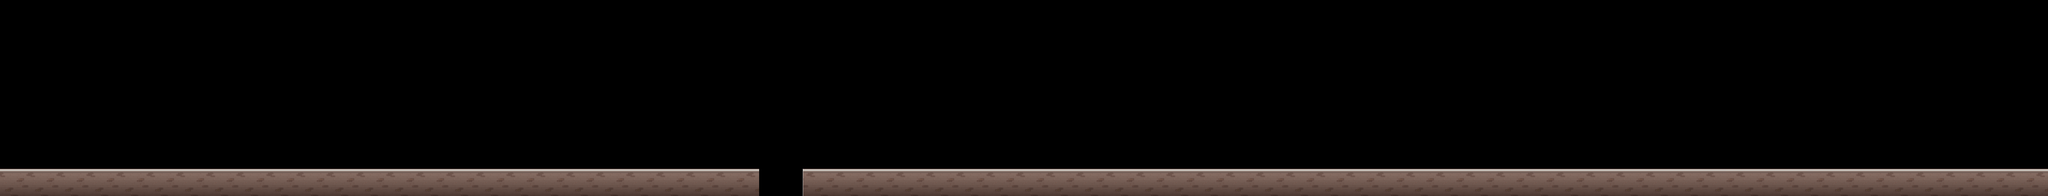

This is a level from a 2D game, rendered from its Tiled map with the project's own tilesets. A one-line summary and the map file follow, with tile-layer data summarised:
An orthogonal 375x36 tile map with 20x20 px tiles, 6 tile layers (background, mob1, mob2, object, ...), 6 tilesets.

<map version="1.0" orientation="orthogonal" width="375" height="36" tilewidth="20" tileheight="20">
 <tileset firstgid="1" name="tile" tilewidth="20" tileheight="20">
  <image source="tile.png" width="7500" height="720" />
 </tileset>
 <tileset firstgid="13501" name="monster_check1" tilewidth="20" tileheight="20">
  <image source="monster_check1.png" width="20" height="20" />
  <tile id="0">
   <properties>
    <property name="check" value="1" />
   </properties>
  </tile>
 </tileset>
 <tileset firstgid="13502" name="monster_check2" tilewidth="20" tileheight="20">
  <image source="monster_check2.png" width="20" height="20" />
  <tile id="0">
   <properties>
    <property name="check" value="2" />
   </properties>
  </tile>
 </tileset>
 <tileset firstgid="13503" name="object_check" tilewidth="20" tileheight="20">
  <image source="object_check.png" width="20" height="20" />
  <tile id="0">
   <properties>
    <property name="check" value="3" />
   </properties>
  </tile>
 </tileset>
 <tileset firstgid="13504" name="floor" tilewidth="20" tileheight="20">
  <image source="floor.png" width="20" height="20" />
  <tile id="0">
   <properties>
    <property name="check" value="4" />
   </properties>
  </tile>
 </tileset>
 <tileset firstgid="13505" name="item_check" tilewidth="20" tileheight="20">
  <image source="item_check.png" width="20" height="20" />
  <tile id="0">
   <properties>
    <property name="check" value="5" />
   </properties>
  </tile>
 </tileset>
 <layer name="background" width="375" height="36">
  <data>[13500 cells, 11993 non-empty, 11993 distinct tile ids]</data>
 </layer>
 <layer name="mob1" width="375" height="36" opacity="0.01">
  <data>[13500 cells, 5 non-empty, 1 distinct tile ids]</data>
 </layer>
 <layer name="mob2" width="375" height="36" opacity="0">
  <data>[13500 cells, 2 non-empty, 1 distinct tile ids]</data>
 </layer>
 <layer name="object" width="375" height="36" opacity="0.01">
  <data>[13500 cells, 3 non-empty, 1 distinct tile ids]</data>
 </layer>
 <layer name="coin" width="375" height="36" opacity="0">
  <data>[13500 cells, 41 non-empty, 1 distinct tile ids]</data>
 </layer>
 <layer name="floor" width="375" height="36" opacity="0.01">
  <data>[13500 cells, 10 non-empty, 1 distinct tile ids]</data>
 </layer>
</map>
